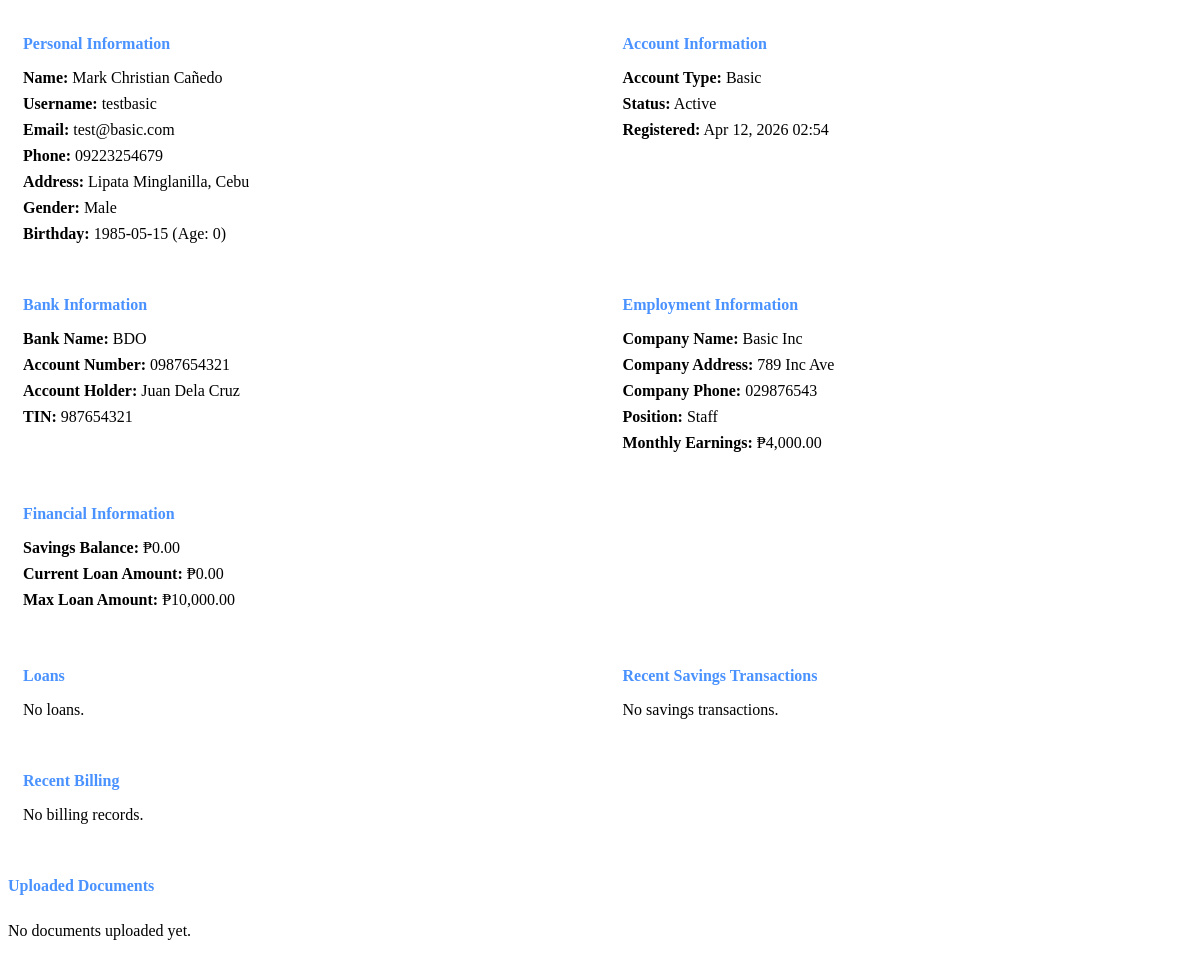
/admin/get_user_details.php?id=2 (signed in), run on an earlier commit of the app's database.
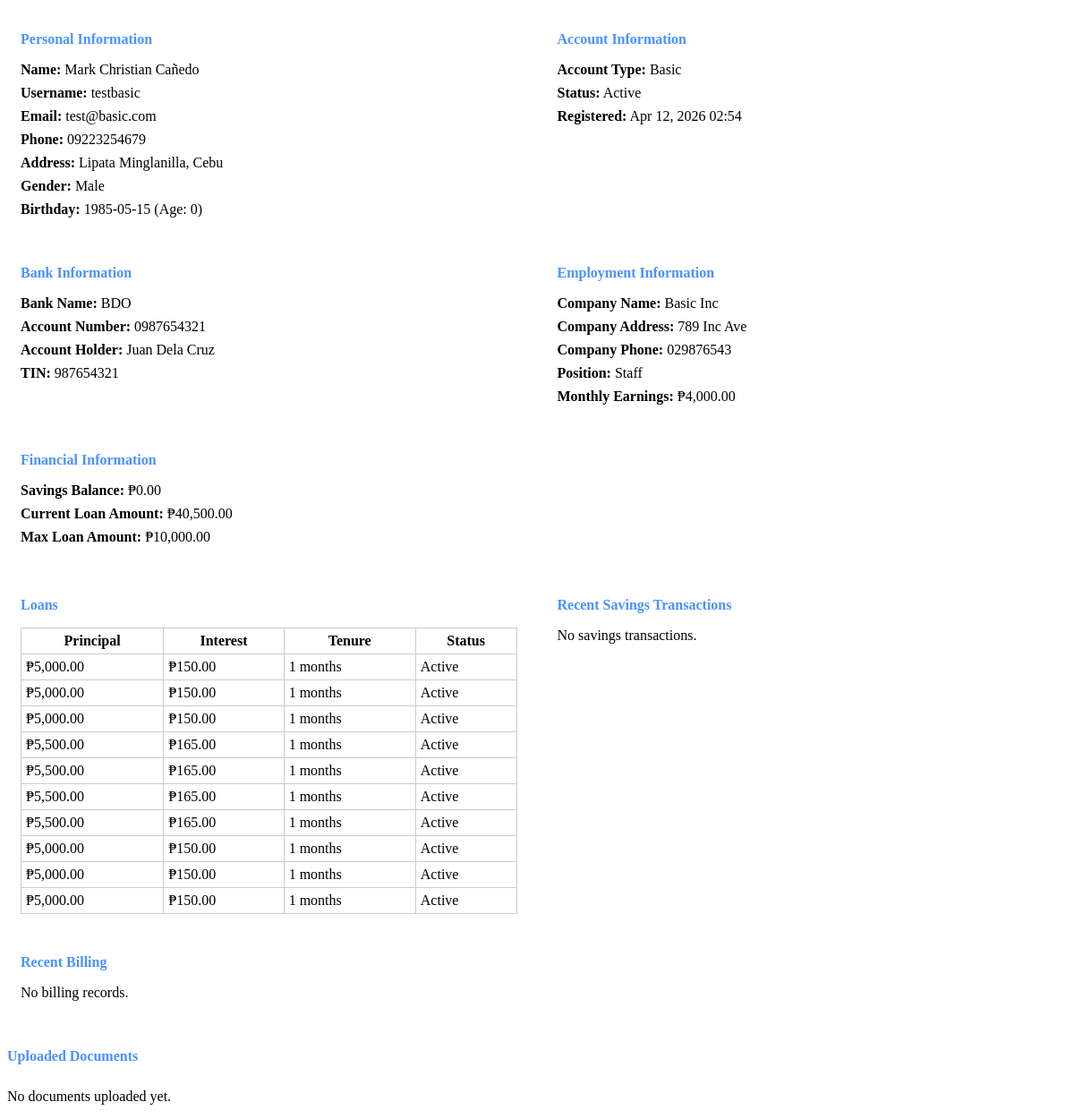
And on a later commit of the database.
### tables this page shows
CREATE TABLE `users` (
  `id` int(11) NOT NULL,
  `username` varchar(255) NOT NULL COMMENT 'Username or email',
  `email` varchar(255) NOT NULL,
  `password_hash` varchar(255) NOT NULL,
  `account_type` enum('basic','premium') NOT NULL DEFAULT 'basic',
  `name` varchar(255) NOT NULL,
  `address` text NOT NULL,
  `gender` enum('male','female','other') DEFAULT NULL,
  `birthday` date NOT NULL,
  `age` int(11) DEFAULT 0 COMMENT 'Computed from birthday',
  `phone` varchar(11) NOT NULL COMMENT 'PH format 09xxxxxxxxx',
  `bank_name` varchar(255) NOT NULL,
  `bank_account` varchar(50) NOT NULL,
  `account_holder` varchar(255) NOT NULL,
  `tin` varchar(20) NOT NULL,
  `company_name` varchar(255) NOT NULL,
  `company_address` text NOT NULL,
  `company_phone` varchar(11) NOT NULL,
  `position` varchar(255) NOT NULL,
  `monthly_earnings` decimal(10,2) NOT NULL,
  `proof_billing_path` varchar(500) DEFAULT NULL,
  `valid_id_path` varchar(500) DEFAULT NULL,
  `coe_path` varchar(500) DEFAULT NULL,
  `status` enum('pending','active','disabled') DEFAULT 'pending',
  `verified` tinyint(1) DEFAULT 0,
  `savings_balance` decimal(10,2) DEFAULT 0.00,
  `current_loan_amount` decimal(10,2) DEFAULT 0.00,
  `max_loan_amount` decimal(10,2) DEFAULT 10000.00 COMMENT 'Increases gradually up to 50000',
  `max_tenure_months` int(11) DEFAULT 12,
  `last_savings_activity` date DEFAULT NULL,
  `created_at` timestamp NOT NULL DEFAULT current_timestamp(),
  `updated_at` timestamp NOT NULL DEFAULT current_timestamp() ON UPDATE current_timestamp()
);

CREATE TABLE `loans` (
  `id` int(11) NOT NULL,
  `user_id` int(11) NOT NULL,
  `principal` decimal(10,2) NOT NULL,
  `interest` decimal(10,2) NOT NULL COMMENT '3%',
  `received_amount` decimal(10,2) NOT NULL,
  `tenure_months` int(11) NOT NULL,
  `current_month` int(11) DEFAULT 1,
  `status` enum('active','paid','default') DEFAULT 'active',
  `started_at` timestamp NOT NULL DEFAULT current_timestamp()
);

### admin/get_user_details.php (the view, shortened to what this page needs)
<?php
require_once __DIR__ . '/../db_connect_new.php';
$user_id = intval($_GET['id'] ?? 0);
$stmt = $pdo->prepare("SELECT * FROM users WHERE id = ?");
$stmt->execute([$user_id]);
$user = $stmt->fetch();
$stmt = $pdo->prepare("SELECT * FROM loans WHERE user_id = ?");
$stmt->execute([$user_id]);
$loans = $stmt->fetchAll();
$stmt = $pdo->prepare("SELECT * FROM savings_transactions WHERE user_id = ? ORDER BY created_at DESC LIMIT 10");
$stmt->execute([$user_id]);
$savings = $stmt->fetchAll();
$stmt = $pdo->prepare("SELECT * FROM billing WHERE user_id = ? ORDER BY generated_date DESC LIMIT 5");
$stmt->execute([$user_id]);
$billing = $stmt->fetchAll();
?>
<div class="user-details">
    <div class="detail-group">
        <h4>Personal Information</h4>
        <p><strong>Name:</strong> <?php echo htmlspecialchars($user['name']); ?></p>
        <p><strong>Username:</strong> <?php echo htmlspecialchars($user['username']); ?></p>
        <p><strong>Email:</strong> <?php echo htmlspecialchars($user['email']); ?></p>
        <p><strong>Phone:</strong> <?php echo htmlspecialchars($user['phone']); ?></p>
        <p><strong>Address:</strong> <?php echo htmlspecialchars($user['address']); ?></p>
        <p><strong>Gender:</strong> <?php echo ucfirst($user['gender'] ?? 'Not specified'); ?></p>
        <p><strong>Birthday:</strong> <?php echo $user['birthday']; ?> (Age: <?php echo $user['age']; ?>)</p>
    </div>
    <div class="detail-group">
        <h4>Account Information</h4>
        <p><strong>Account Type:</strong> <?php echo ucfirst($user['account_type']); ?></p>
        <p><strong>Status:</strong> <?php echo ucfirst($user['status']); ?></p>
        <p><strong>Registered:</strong> <?php echo date('M d, Y H:i', strtotime($user['created_at'])); ?></p>
    </div>
    <div class="detail-group">
        <h4>Bank Information</h4>
        <p><strong>Bank Name:</strong> <?php echo htmlspecialchars($user['bank_name']); ?></p>
        <p><strong>Account Number:</strong> <?php echo htmlspecialchars($user['bank_account']); ?></p>
        <p><strong>Account Holder:</strong> <?php echo htmlspecialchars($user['account_holder']); ?></p>
        <p><strong>TIN:</strong> <?php echo htmlspecialchars($user['tin']); ?></p>
    </div>
    <div class="detail-group">
        <h4>Employment Information</h4>
        <p><strong>Company Name:</strong> <?php echo htmlspecialchars($user['company_name']); ?></p>
        <p><strong>Company Address:</strong> <?php echo htmlspecialchars($user['company_address']); ?></p>
        <p><strong>Company Phone:</strong> <?php echo htmlspecialchars($user['company_phone']); ?></p>
        <p><strong>Position:</strong> <?php echo htmlspecialchars($user['position']); ?></p>
        <p><strong>Monthly Earnings:</strong> ₱<?php echo number_format($user['monthly_earnings'], 2); ?></p>
    </div>
    <div class="detail-group">
        <h4>Financial Information</h4>
        <p><strong>Savings Balance:</strong> ₱<?php echo number_format($user['savings_balance'], 2); ?></p>
        <p><strong>Current Loan Amount:</strong> ₱<?php echo number_format($user['current_loan_amount'], 2); ?></p>
        <p><strong>Max Loan Amount:</strong> ₱<?php echo number_format($user['max_loan_amount'], 2); ?></p>
    </div>
</div>
<div class="user-details">
    <div class="detail-group">
        <h4>Loans</h4>
        <?php if (empty($loans)): ?>
        <p>No loans.</p>
        <?php else: ?>
        <table style="width: 100%; border-collapse: collapse;">
            <thead>
                <tr>
                    <th style="border: 1px solid #ccc; padding: 5px;">Principal</th>
                    <th style="border: 1px solid #ccc; padding: 5px;">Interest</th>
                    <th style="border: 1px solid #ccc; padding: 5px;">Tenure</th>
                    <th style="border: 1px solid #ccc; padding: 5px;">Status</th>
                </tr>
            </thead>
            <tbody>
                <?php foreach ($loans as $loan): ?>
                <tr>
                    <td style="border: 1px solid #ccc; padding: 5px;">₱<?php echo number_format($loan['principal'], 2); ?></td>
                    <td style="border: 1px solid #ccc; padding: 5px;">₱<?php echo number_format($loan['interest'], 2); ?></td>
                    <td style="border: 1px solid #ccc; padding: 5px;"><?php echo $loan['tenure_months']; ?> months</td>
                    <td style="border: 1px solid #ccc; padding: 5px;"><?php echo ucfirst($loan['status']); ?></td>
                </tr>
                <?php endforeach; ?>
            </tbody>
        </table>
        <?php endif; ?>
    </div>
    <div class="detail-group">
        <h4>Recent Savings Transactions</h4>
        <?php if (empty($savings)): ?>
        <p>No savings transactions.</p>
        <?php endif; ?>
    </div>
    <div class="detail-group">
        <h4>Recent Billing</h4>
        <?php if (empty($billing)): ?>
        <p>No billing records.</p>
        <?php endif; ?>
    </div>
</div>
<div class="files">
    <h4>Uploaded Documents</h4>
    <?php if (!$user['proof_billing_path'] && !$user['valid_id_path'] && !$user['coe_path']): ?>
    <p>No documents uploaded yet.</p>
    <?php endif; ?>
</div>

What changed in the data, as far as the page shows it:
changed users "Mark Christian Cañedo": current_loan_amount "0.00" → "40,500.00"
added loans: principal "5,000.00", interest "150.00", tenure_months "1", status "Active"
added loans: principal "5,000.00", interest "150.00", tenure_months "1", status "Active"
added loans: principal "5,000.00", interest "150.00", tenure_months "1", status "Active"
added loans: principal "5,500.00", interest "165.00", tenure_months "1", status "Active"
added loans: principal "5,500.00", interest "165.00", tenure_months "1", status "Active"
added loans: principal "5,500.00", interest "165.00", tenure_months "1", status "Active"
added loans: principal "5,500.00", interest "165.00", tenure_months "1", status "Active"
added loans: principal "5,000.00", interest "150.00", tenure_months "1", status "Active"
added loans: principal "5,000.00", interest "150.00", tenure_months "1", status "Active"
added loans: principal "5,000.00", interest "150.00", tenure_months "1", status "Active"
Also different on the page:
text no longer shown: "No loans."
text now shown: "Principal Interest Tenure Status"
